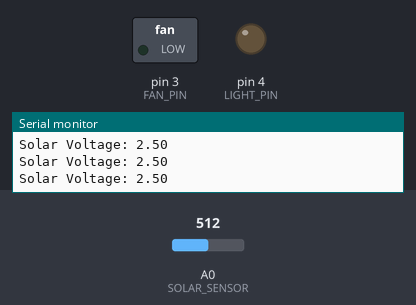
Bench run of a sketch on a simulated Arduino Uno, built with avr-gcc and run on an emulated ATmega328P. On the bench: switched loads named in the sketch (green lamp = pin HIGH), output pins drawn as LEDs (lit = HIGH), the last lines printed to the serial monitor. The inputs (shaded band) are chosen by the test bench; at power-on: A0 (SOLAR_SENSOR) = 512.

Above: at 1.3 s.
1.4 s: A0 (SOLAR_SENSOR) set to 358
2.9 s: A0 (SOLAR_SENSOR) set to 334
At 3.7 s:
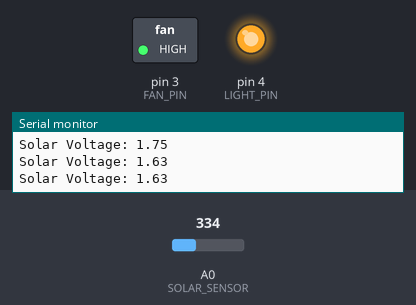
4.5 s: A0 (SOLAR_SENSOR) set to 511
At 4.9 s:
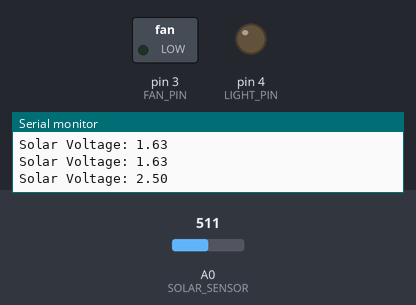
6.0 s: A0 (SOLAR_SENSOR) set to 306
At 7.3 s:
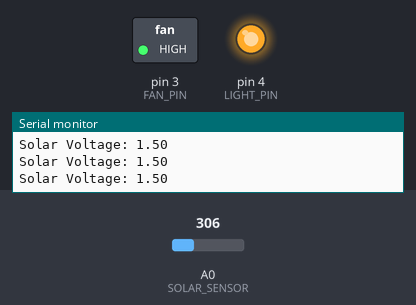
Timing chart, 0 to 8.5 s (numbered marks = the images above; inputs shaded):
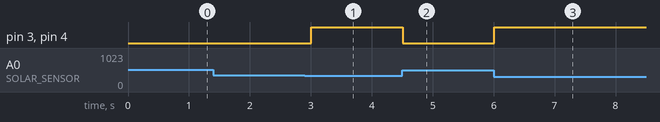

The sketch:

sun_panle.ino
```cpp
#define SOLAR_SENSOR A0
#define FAN_PIN 3
#define LIGHT_PIN 4

void setup() {
  pinMode(FAN_PIN, OUTPUT);
  pinMode(LIGHT_PIN, OUTPUT);
  digitalWrite(FAN_PIN, LOW);
  digitalWrite(LIGHT_PIN, LOW);
  Serial.begin(9600);
}

void loop() {
  int raw = analogRead(SOLAR_SENSOR);
  float voltage = (raw * 5.0) / 1023.0;  // Voltage read from A0

  Serial.print("Solar Voltage: ");
  Serial.println(voltage);

  if (voltage > 1.7) {  // Adjustable threshold based on light level
    digitalWrite(FAN_PIN, LOW);
    digitalWrite(LIGHT_PIN, LOW);
  } else {
    digitalWrite(FAN_PIN, HIGH);
    digitalWrite(LIGHT_PIN, HIGH);
  }

  delay(500);
}
```

Measured:
- the behaviour switches between 348 and 347 on A0 (SOLAR_SENSOR) (found by bisection; images 0 and 1)
- after the input at 2.9 s, pin 3 (FAN_PIN), pin 4 (LIGHT_PIN): LOW → HIGH after 0.10 s
- after the input at 4.5 s, pin 3 (FAN_PIN), pin 4 (LIGHT_PIN): HIGH → LOW at once
- after the input at 6.0 s, pin 3 (FAN_PIN), pin 4 (LIGHT_PIN): LOW → HIGH at once
